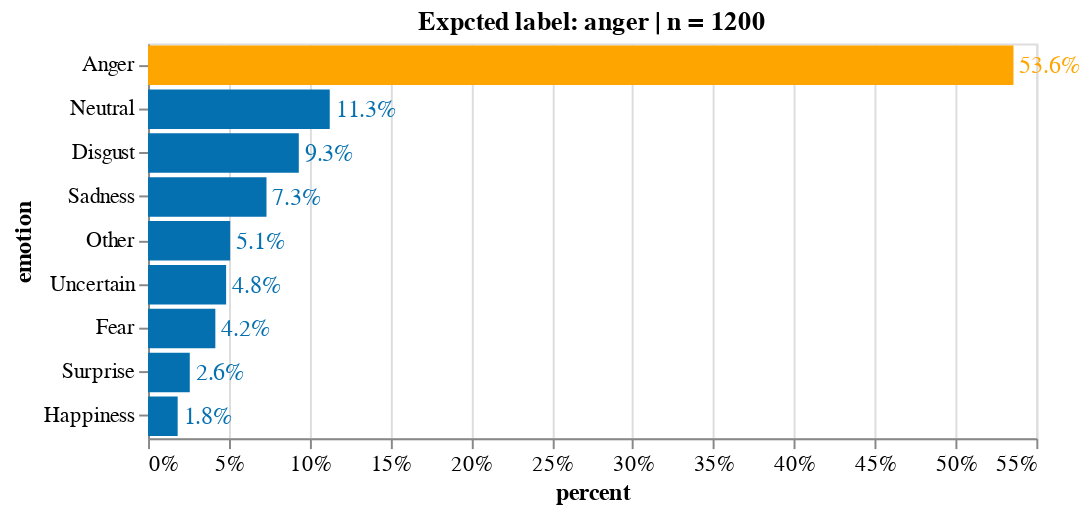

Here is the notebook cell this chart was saved with:
### Markdown cell above
### Anger

### Code cell
emotion = 'anger'
df_formated = emotion_df_formated(df_emo_answers, emotion) # subset 'anger' rows
df_formated_ans = df_formated.drop(['photo_id', 'ethnicity', 'sex','age', 'label', 'url', 'photoId'], axis=1)

source = count_freq_labels(df_formated_ans, X="all") 
title = 'Expcted label: '+ emotion + ' | n = '+ source['counts'].sum().astype(str)
X, Y = 'percent:Q', 'emotion:N'
w, h= 450, 200
txs, ls, ts = 12, 11, 12


chart_anger = simple_per_bar(
    source, title=title, X=X, Y=Y, \
    width=w, height=h, emotion=emotion.capitalize(), \
    text_size = txs, label_size = ls, title_size=ts)

chart_anger.display(renderer='svg')

### Figure 1 — Vega-Lite specification as saved in the notebook (floating-point values rounded to 4 significant figures)
{"config": {"view": {"continuousWidth": 400, "continuousHeight": 300}, "axis": {"labelFontSize": 11, "titleFontSize": 12}}, "layer": [{"mark": "bar", "encoding": {"color": {"condition": {"value": "orange", "test": "(datum.emotion === 'Anger')"}, "value": "#0570b0"}, "x": {"type": "quantitative", "axis": {"format": ".0%"}, "field": "percent"}, "y": {"type": "nominal", "field": "emotion", "sort": "-x"}}, "title": "Expcted label: anger | n = 1200"}, {"mark": {"type": "text", "align": "left", "baseline": "middle", "dx": 3, "fontSize": 12}, "encoding": {"color": {"condition": {"value": "orange", "test": "(datum.emotion === 'Anger')"}, "value": "#0570b0"}, "text": {"type": "quantitative", "field": "percent", "format": ".1%"}, "x": {"type": "quantitative", "axis": {"format": ".0%"}, "field": "percent"}, "y": {"type": "nominal", "field": "emotion", "sort": "-x"}}, "title": "Expcted label: anger | n = 1200"}], "data": {"name": "data-df2c5f7c5e77637ccc24eadef9727439"}, "height": 200, "width": 450, "$schema": "https://vega.github.io/schema/vega-lite/v4.8.1.json", "datasets": {"data-df2c5f7c5e77637ccc24eadef9727439": [{"counts": 643, "emotion": "Anger", "percent": 0.5358}, {"counts": 135, "emotion": "Neutral", "percent": 0.1125}, {"counts": 112, "emotion": "Disgust", "percent": 0.09333}, {"counts": 88, "emotion": "Sadness", "percent": 0.07333}, {"counts": 61, "emotion": "Other", "percent": 0.05083}, {"counts": 58, "emotion": "Uncertain", "percent": 0.04833}, {"counts": 50, "emotion": "Fear", "percent": 0.04167}, {"counts": 31, "emotion": "Surprise", "percent": 0.02583}, {"counts": 22, "emotion": "Happiness", "percent": 0.01833}]}}
